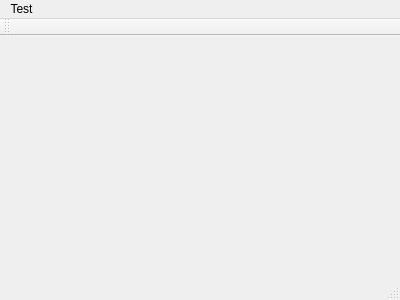
<?xml version="1.0" encoding="UTF-8"?>
<ui version="4.0">
 <class>MainWindow</class>
 <widget class="QMainWindow" name="MainWindow">
  <property name="geometry">
   <rect>
    <x>0</x>
    <y>0</y>
    <width>400</width>
    <height>300</height>
   </rect>
  </property>
  <property name="windowTitle">
   <string>MainWindow</string>
  </property>
  <widget class="QWidget" name="centralWidget"/>
  <widget class="QMenuBar" name="menuBar">
   <property name="geometry">
    <rect>
     <x>0</x>
     <y>0</y>
     <width>400</width>
     <height>23</height>
    </rect>
   </property>
   <widget class="QMenu" name="menuTest">
    <property name="title">
     <string>Test</string>
    </property>
    <addaction name="actionAdd"/>
   </widget>
   <addaction name="menuTest"/>
  </widget>
  <widget class="QToolBar" name="mainToolBar">
   <attribute name="toolBarArea">
    <enum>TopToolBarArea</enum>
   </attribute>
   <attribute name="toolBarBreak">
    <bool>false</bool>
   </attribute>
  </widget>
  <widget class="QStatusBar" name="statusBar"/>
  <action name="actionAdd">
   <property name="text">
    <string>Add</string>
   </property>
  </action>
 </widget>
 <layoutdefault spacing="6" margin="11"/>
 <resources/>
 <connections/>
</ui>
